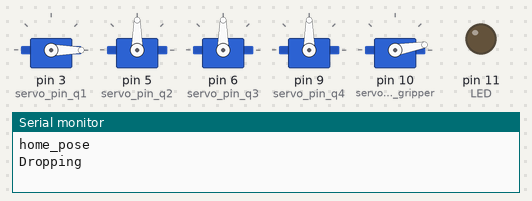
Simulated run of this sketch. Board: Arduino Uno, built with avr-gcc and run on an emulated ATmega328P. On the bench: 5 × servo, output pins drawn as LEDs (lit = HIGH), the last lines printed to the serial monitor.

Above: at 0.1 s.
At 3.1 s:
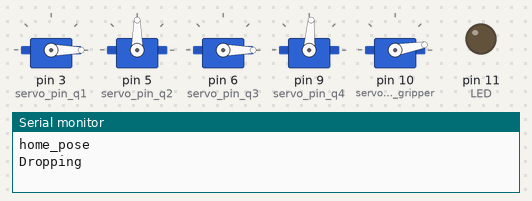
At 6.1 s:
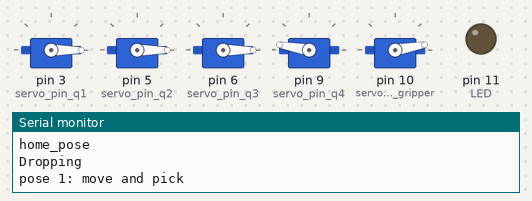
At 16.1 s:
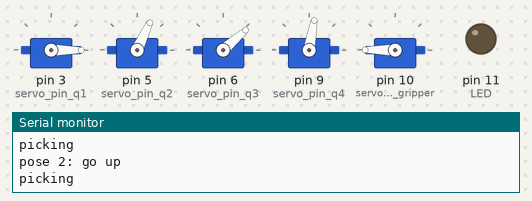
At 25.1 s:
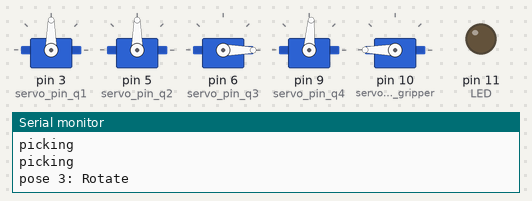
At 33.1 s:
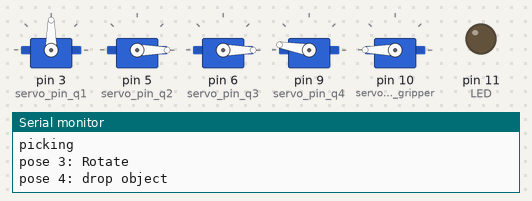
Timing chart, 0 to 36.5 s (numbered marks = the images above):
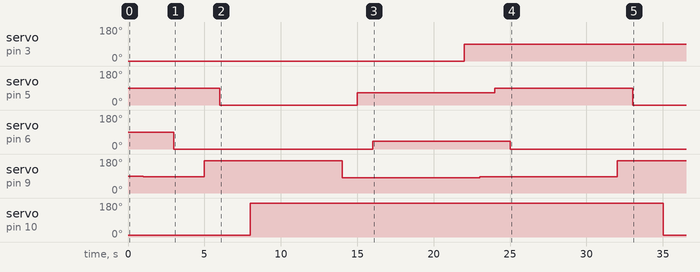

The sketch:

Case_study_code.ino
```cpp
#include <Servo.h>

#define   M_PI   3.14159265358979323846 /* pi */


// ============= Program variables =============
Servo servo_q1, servo_q2, servo_q3, servo_q4, servo_gripper; // create servo object to control a servo
const int potpin_q1 = A0;  // analog pin used to connect the potentiometer
const int potpin_q2  = A1;  // analog pin used to connect the potentiometer
const int potpin_q3  = A2;  // analog pin used to connect the potentiometer

const int servo_pin_q1  = 3;
const int servo_pin_q2  = 5;
const int servo_pin_q3  = 6;
const int servo_pin_q4  = 9;
const int servo_pin_gripper = 10;

const int LED = 11;
const int Button_Calibration = 12; // ASK for Switch --> easier to implemant
const int Button_Action = 13;

// Arms lengths
float d = 0.03;
float l1 = 0.1;
float l2 = 0.1;
float l3 = 0.15;


int q1_0, q2_0, q3_0, q4_0; // Home angle positions

bool Read_button(int pin)           //return High if a button is pressed for two secods
{
  if(digitalRead(pin) == HIGH)      //check if the button is pressed
    {
      delay(2500);                  //wait 2,5 seconds
      if(digitalRead(pin) == HIGH)  //check if it is still the case
      {
        return(HIGH);
      }
    }
    return(LOW);
}

void Calibration()
{
  int new_q1_0, new_q2_0, new_q3_0;
  //Read Values
  new_q1_0 = analogRead(potpin_q1);             // reads the value of the potentiometer (value between 0 and 1023)
  new_q1_0 = map(new_q1_0, 0, 1023, 0, 180);    // scale it to use it with the servo (value between 0 and 180)

  new_q2_0  = analogRead(potpin_q2);              // reads the value of the potentiometer (value between 0 and 1023)
  new_q2_0  = map(new_q2_0, 0, 1023, 0, 180);     // scale it to use it with the servo (value between 0 and 180)

  new_q3_0  = analogRead(potpin_q3);              // reads the value of the potentiometer (value between 0 and 1023)
  new_q3_0  = map(new_q3_0, 0, 1023, 0, 180);     // scale it to use it with the servo (value between 0 and 180)

  //Write Values
  servo_q1.write(new_q1_0);                  // sets the servo position according to the scaled value
  q1_0 = servo_q1.read();

  servo_q2.write(new_q2_0);                  // sets the servo position according to the scaled value
  q2_0 = servo_q2.read();

  servo_q3.write(new_q3_0);                  // sets the servo position according to the scaled value
  q3_0 = servo_q3.read();

  delay(15);

}


// ===================================== action & poses =====================================


float compute_phi(float x)//comoute phi angle for the end effector
{
  if(x>=0)
    return(0);
  return(-M_PI);
}

//calculate r3 and z3 positions, it correspond to the (r,z) at the end of l2 arm (=at the 4th servos)
float compute_r3(float r, float l3, float phi)
{
    return(r-l3*cosf(phi));
}
float compute_z3(float z, float l3, float phi)
{//check
    return(z-l3*sinf(phi));
}

//compute q3 based on plannar inverse model
float compute_q3(float r,float z,float l1,float l2)
{
  float numerator1, numerator2, denominator;

  numerator1 =(float)(r*r + z*z);
  numerator2 = l1*l1 + l2*l2;
  denominator = 2 * l1 * l2;

  return(-acosf((numerator1 - numerator2) / (denominator)));
}

//compute q2 based on plannar inverse model
float compute_q2(float r,float z,float l1,float l2, float q3)
{
  float a,b_numerator,b_denominator,b;

  a = atan2f(z,r);
  b_numerator = l2*sinf(q3);//change it to q3
  b_denominator = l1 + l2*cosf(q3);
  b = atan2f(b_numerator, b_denominator);

  return(a + b +M_PI/2); //add an offset of PI/2 so that 0radient is the "x axis" and PI/2 is the y "axis"
}

//make the servos move by writing the angle
void action_equation(float q1, float q2, float q3, float q4)
{
  /*
  Serial.println("angles");
  Serial.println(q1);
  Serial.println(q2);
  Serial.println(q3);
  Serial.println(q4);
  */

  //Serial.println("q1");
  servo_q1.write(q1 );
  delay(1000);
  //Serial.println("q4");
  servo_q4.write(q4 );
  delay(1000);
  //Serial.println("q2");
  servo_q2.write(q2 );
  delay(1000);
  //Serial.println("q3");
  servo_q3.write(q3 );
  delay(1000);
}
void action_equation2(float q1, float q2, float q3, float q4)// write
{

  Serial.println("angles");
  Serial.println(q1);
  Serial.println(q2);
  Serial.println(q3);
  Serial.println(q4);

  Serial.println("with 0");
  Serial.println(q1 +q1_0);
  Serial.println(q2 +q2_0);
  Serial.println(q3 + q3_0);
  Serial.println(q4 +q4_0);


  //Serial.println("q1");
  servo_q1.write(q1 +q1_0);
  delay(2000);
  //Serial.println("q2");
  servo_q2.write(q2 +q2_0);
  delay(2000);
  //Serial.println("q3");
  servo_q3.write(q3 + q3_0);
  delay(2000);
  //Serial.println("q4");
  servo_q4.write(q4 +q4_0);
  delay(2000);
}

void pose(float *direct_model)//takes an array
{
  float q1,q2,q3,q4;
  //take x y and z from direct model
  float x = direct_model[0];
  float y = direct_model[1];
  float z = direct_model[2] - d;//take off the d from DH parameter
  float phi = compute_phi(x); //in our case phi is always 0

  float r =(float) sqrt(sq(x) + sq(y)); //we take the hypotenus because except the first servo, all the other servo works in the plan plan

  q1 = atan2f(y,x); // comoute q1, it give the direction so that the other servo works only on the same plan

  //calculate r3 and z3 positions, it correspond to the (r,z) at the end of l2 arm (=at the 4th servos)
  float r3, z3;
  r3 = compute_r3(r, l3, phi);//this is position of servo4
  z3 = compute_z3(z, l3, phi);

  //compute q
  q3  = compute_q3(r3, z3, l1, l2);
  q2  = compute_q2(r3, z3, l1, l2, q3);
  q4 = phi - (q2+q3);

  //add offsets
  if(q2 <0)
    q2 = -q2; // the angles is negative in our case, but we want it positive ( it is negative based on the trigonometrique cercle) because we make the servo move on the opposite sens

  q3 = q3 + M_PI/2;//add pi/2 offset

  if(q3<0)
    q3 = 0;//if the angle is negative, we add a limit because servos can't go under 0°

  if(q4 <0)
      q4 = 0; //if the angle is negative, we add a limit because servos can't go under 0°

  //pass q from radient to angles*
  q1 = q1 * 180/M_PI;
  q2 = q2 * 180/M_PI;
  q3 = q3 * 180/M_PI;
  q4 = q4 * 180/M_PI + 80;


  action_equation(q1, q2, q3, q4);// move the servos

}


// Gripper - picking and dropping
void pick()
{
  Serial.println("picking");
  servo_gripper.write(180);// We don't know fot the moment which one of these two is the good one
}

void drop()
{
  Serial.println("Dropping");
  servo_gripper.write(10);
}


void home_pose()
{
  Serial.println("home_pose");
  float directmodel[3];
  directmodel[0] = (l2 + l3)*0.95;
  directmodel[1] = 0;//(l1+l3+l2)*0.95;
  directmodel[2] = d+l1;//d + l1;

  drop();
  pose(directmodel);

}

void pose_1()//ready to pick
{
  float directmodel[3];
  Serial.println("pose 1: move and pick");
  directmodel[0] = l1+l3 ;
  directmodel[1] = 0;
  directmodel[2] = d-l2;

  //drop();
  pose(directmodel);
  pick();
  delay(5000);

}

void pose_2()//took somthing and go up
{
  float directmodel[3];
  Serial.println("pose 2: go up");
  directmodel[0] = (l1+l3+l2)*0.95;
  directmodel[1] = 0;
  directmodel[2] = d;

  pick();
  pose(directmodel);
  pick();
  delay(5000);
}

void pose_3()//move
{
  float directmodel[3];
  Serial.println("pose 3: Rotate");
  directmodel[0] = 0;
  directmodel[1] = (l2 + l3)*0.95;
  directmodel[2] = d+l1;//d + l1;

  pose(directmodel);
  delay(5000);
}

void pose_4()// move and ready to drop
{
  float directmodel[3];
  Serial.println("pose 4: drop object");
  directmodel[0] =  0;
  directmodel[1] = l1+l3;
  directmodel[2] = d-l2;

  pose(directmodel);
  drop();
  delay(5000);
}

void Action()
{
  home_pose();
  pose_1();
  pose_2();
  pose_3();
  pose_4();
  home_pose();
}


void setup()
{
  Serial.begin(115200);
  // Set Servos
  servo_q1.attach(servo_pin_q1);
  servo_q2.attach(servo_pin_q2);
  servo_q3.attach(servo_pin_q3);
  servo_q4.attach(servo_pin_q4);
  servo_gripper.attach(servo_pin_gripper);

  pinMode(servo_pin_q1, OUTPUT);
  pinMode(servo_pin_q2, OUTPUT);
  pinMode(servo_pin_q3, OUTPUT);
  pinMode(servo_pin_q4, OUTPUT);
  pinMode(servo_pin_gripper, OUTPUT);

  pinMode(Button_Calibration, INPUT);
  pinMode(Button_Action, INPUT);

  pinMode(LED, OUTPUT);
}


void loop()
{
/*
    float directmodel[3];//set a array of 3 for the direct model (x,y,z)
    //save home position (init pose)
    delay(500);
    q1_0 = servo_q1.read();
    q2_0 = servo_q2.read();
    q3_0 = servo_q3.read();
    q4_0 = servo_q4.read();


    delay(500);
*/


    /*
    while(1)
    {
    //action();
    //delay(10000);
    Serial.println("yo");
    pick();
    delay(2000);
    drop();
    delay(2000);
    }
    */

    Action();
    /*
    while(1)
    {
      Serial.println("POSE 1");

      directmodel[0] = l1+l3 ;
      directmodel[1] = 0;
      directmodel[2] = d-l2;
      pose(directmodel);
      delay(5000);

      Serial.println("POSE 2");
      directmodel[0] = (l2 + l3)*0.95;
      directmodel[1] = 0;//(l1+l3+l2)*0.95;
      directmodel[2] = d+l1;//d + l1;
      Serial.println(directmodel[1]);
      Serial.println(directmodel[2]);
      pose(directmodel);

      delay(5000);
      Serial.println("POSE 3");
      directmodel[0] = 0;
      directmodel[1] = (l1+l3+l2)*0.95;
      directmodel[2] = d;
      pose(directmodel);


      delay(5000);
      Serial.println("POSE 4");
      directmodel[0] =  0;
      directmodel[1] = l1+l3;
      directmodel[2] = d-l2;
      pose(directmodel);
      delay(5000);
    }*/
}
```

Measured:
- by itself, servo on pin 3 (servo_pin_q1): 0° → 90° at 22.0 s
- by itself, servo on pin 5 (servo_pin_q2): 90° → 0° at 6.0 s, → 65° 9.0 s later, → 90° 9.0 s later, → 0° 9.0 s later
- by itself, servo on pin 6 (servo_pin_q3): 90° → 0° at 3.0 s, → 41° 13.0 s later, → 0° 9.0 s later
- by itself, servo on pin 9 (servo_pin_q4): 90° → 86° at 1.0 s, → 170° 4.0 s later, → 80° 9.0 s later, → 86° 9.0 s later, … (5 changes in this stretch)
- by itself, servo on pin 10 (servo_pin_gripper): 10° → 180° at 8.0 s, → 10° 27.0 s later
